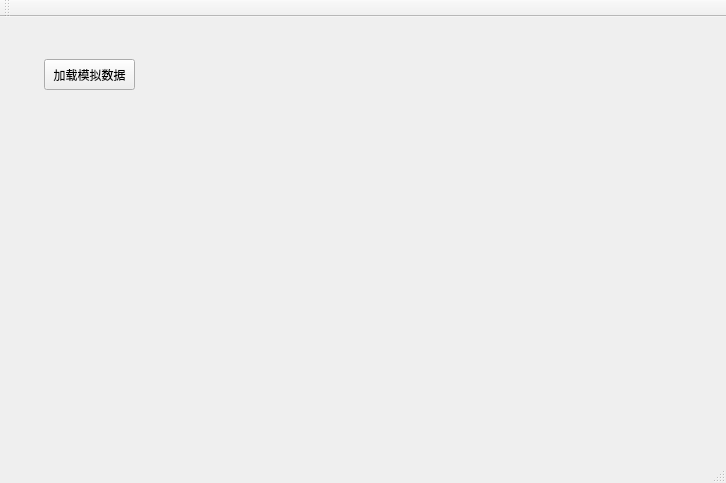
<?xml version="1.0" encoding="UTF-8"?>
<ui version="4.0">
 <class>MainWindow</class>
 <widget class="QMainWindow" name="MainWindow">
  <property name="geometry">
   <rect>
    <x>0</x>
    <y>0</y>
    <width>726</width>
    <height>483</height>
   </rect>
  </property>
  <property name="windowTitle">
   <string>MainWindow</string>
  </property>
  <widget class="QWidget" name="centralWidget">
   <widget class="QWidget" name="verticalLayoutWidget">
    <property name="geometry">
     <rect>
      <x>40</x>
      <y>90</y>
      <width>661</width>
      <height>311</height>
     </rect>
    </property>
    <layout class="QVBoxLayout" name="testLayout"/>
   </widget>
   <widget class="QPushButton" name="btnLoadData">
    <property name="geometry">
     <rect>
      <x>44</x>
      <y>42</y>
      <width>91</width>
      <height>31</height>
     </rect>
    </property>
    <property name="text">
     <string>加载模拟数据</string>
    </property>
   </widget>
  </widget>
  <widget class="QMenuBar" name="menuBar">
   <property name="geometry">
    <rect>
     <x>0</x>
     <y>0</y>
     <width>726</width>
     <height>23</height>
    </rect>
   </property>
  </widget>
  <widget class="QToolBar" name="mainToolBar">
   <attribute name="toolBarArea">
    <enum>TopToolBarArea</enum>
   </attribute>
   <attribute name="toolBarBreak">
    <bool>false</bool>
   </attribute>
  </widget>
  <widget class="QStatusBar" name="statusBar"/>
 </widget>
 <layoutdefault spacing="6" margin="11"/>
 <resources/>
 <connections>
  <connection>
   <sender>btnLoadData</sender>
   <signal>clicked()</signal>
   <receiver>MainWindow</receiver>
   <slot>BtnLoadDataClick()</slot>
   <hints>
    <hint type="sourcelabel">
     <x>111</x>
     <y>105</y>
    </hint>
    <hint type="destinationlabel">
     <x>272</x>
     <y>496</y>
    </hint>
   </hints>
  </connection>
 </connections>
 <slots>
  <signal>signal1()</signal>
  <slot>BtnLoadDataClick()</slot>
 </slots>
</ui>
